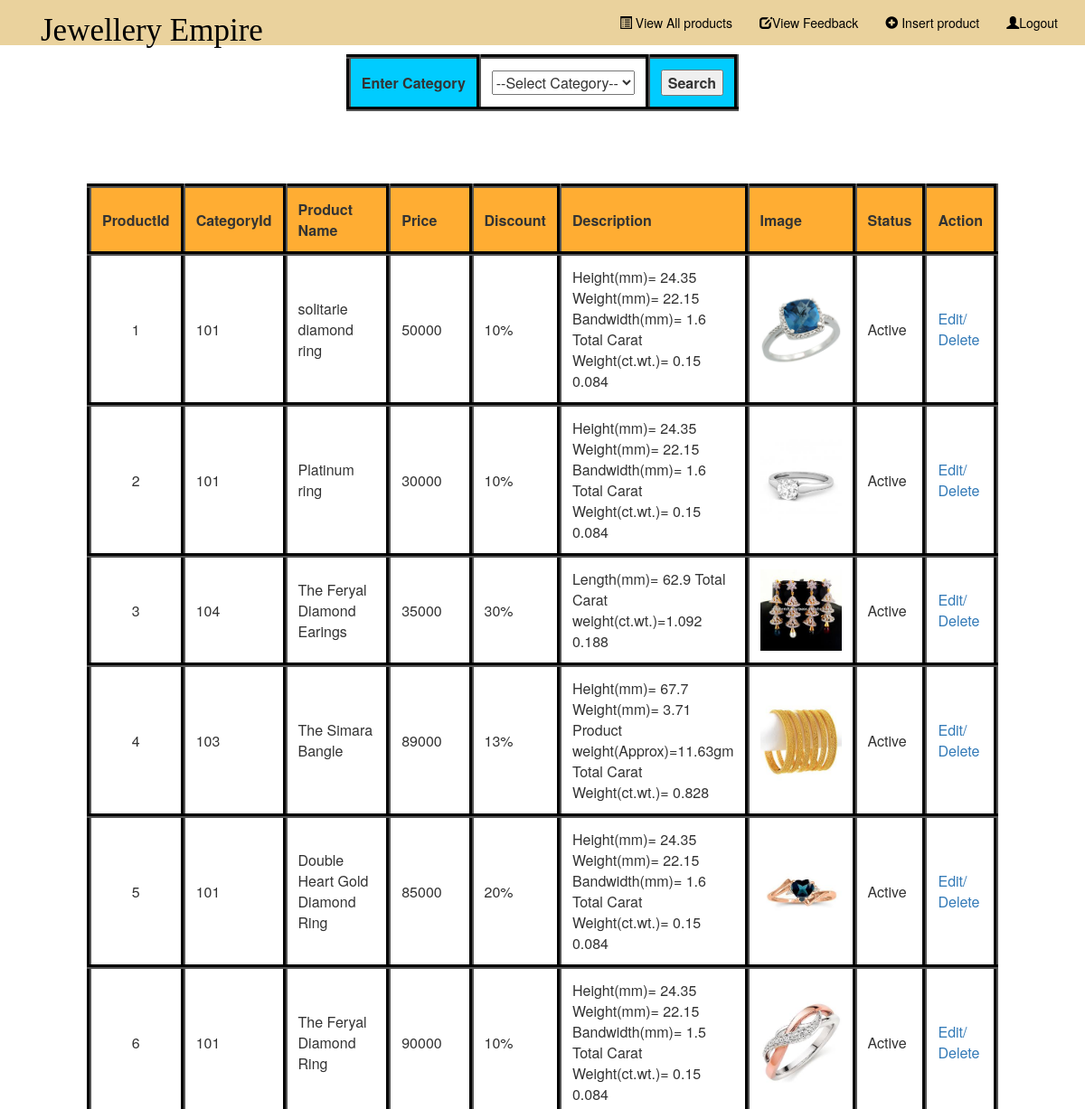
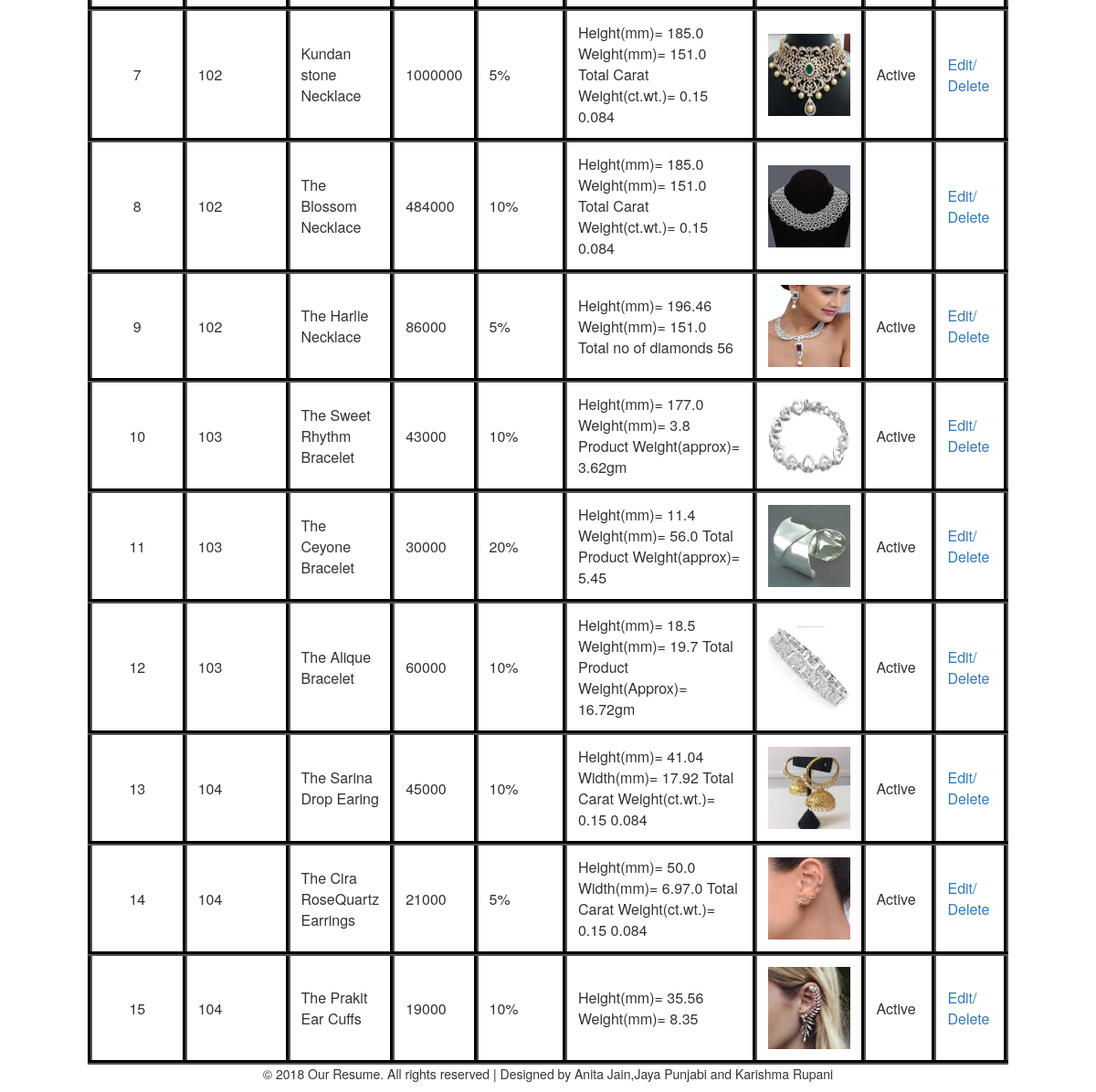
Page /product.php (signed in) on the committed database (2 pictures, top to bottom).
### tables this page shows
CREATE TABLE IF NOT EXISTS `product` (
  `id` int(11) NOT NULL AUTO_INCREMENT,
  `cid` int(11) NOT NULL,
  `name` varchar(30) NOT NULL,
  `price` int(11) NOT NULL,
  `discount` varchar(11) NOT NULL,
  `description` varchar(400) NOT NULL,
  `status` enum('Active','Inactive') NOT NULL,
  PRIMARY KEY (`id`)
);

### product.php (the view, shortened to what this page needs)
<?php
	$query="SELECT*FROM product";
	$record1=mysql_query($query);
?>
<html>
	<head>
		<link href="css/bootstrap.min.css" rel="stylesheet"/>
	</head>
	<body>
		<div>
		<nav class="nav navbar-inverse navbar-fixed-top">
			<div class="container">
				<div class="navbar-header">
					<a class="navbar-brand" href="#" style="color:black"> <b><h2 style="margin:0px;font-family:Brush Script Std;font-size:35px;"> Jewellery Empire </h2> </b></a>
				</div>
				<div class="collapse navbar-collapse" id="one">
					<ul class="nav navbar-nav navbar-right " >
						<li><a href="product.php"><span class="glyphicon glyphicon-list-alt"></span> View All products</a></li>
						<li><a href="feedback.php"><span class="glyphicon glyphicon-edit"></span>View Feedback</a></li>
						<li><a href="admin.php"><span class="glyphicon glyphicon-plus-sign"></span> Insert product</a></li>
						<li><a href="logout.php"><span class="glyphicon glyphicon-user"></span>Logout</a></li>
					</ul>
				</div>
			</div>
		</div>
	<form>
		<table class="t2" align="center">
			<tr>
				<th>Enter Category</th>
				<td><select name="se1">
					<option value="">--Select Category--</option>
				</select>
				</td>
				<th><input type="submit" value="Search"/></th>
			</tr>
		</table>
	</form>
	<table class="t1" align="center" width="70%">
	<tr>
			<th>ProductId</th>
			<th>CategoryId</th>
			<th>Product Name</th>
			<th>Price</th>
			<th>Discount</th>
			<th>Description</th>
			<th>Image</th>
			<th>Status</th>
			<th>Action</th>
		</tr>
		<?php while($row= mysql_fetch_object($record1)){ ?>
		<tr>
			<td align="center"><?=$row->id?></td>
			<td><?=$row->cid?></td>
			<td><?=$row->name?></td>
			<td><?=$row->price?></td>
			<td><?=$row->discount?></td>
			<td><?=$row->description?></td>
			<td><img src="image/<?= $row->id ?>.jpg" height="90px" width="90px"/>
			</td>
			<td><?=$row->status?></td>
			<td>
            <a href="admin.php?Edit=<?= $row->id ?>">Edit/</a>
            <a href="?del=<?= $row->id ?>" onClick="return confirm('Are you sure to delete record??')">Delete</a>
            </td>
		</tr><?php } ?>
	</table>
	<p style="text-align:center">&copy; 2018 Our Resume. All rights reserved | Designed by Anita Jain,Jaya Punjabi and Karishma Rupani</p>

### product.php (style rules this page uses)
.navbar-inverse .navbar-nav>li>a { color:black; }
.navbar-inverse { background-color:#ead29d; }
th { border:outset 5px #000000; padding:12px; }
td { border:outset 5px #000000; padding:12px; }
.t1 { margin-top:80px; border:outset 5px #000000; }
.t1 th { background-color:#ffad33; }
.t2 { margin-top:60px; }
.t2 th { background-color:#00ccff; }

### rows in the picture
product: id "1", cid "101", name "solitarie diamond ring", price "50000", discount "10%", description "Height(mm)= 24.35 Weight(mm)= 22.15 Bandwidth(mm)= 1.6 Total Carat Weight(ct.wt.)= 0.15 0.084", shows a picture, status "Active"
product: id "2", cid "101", name "Platinum ring", price "30000", discount "10%", description "Height(mm)= 24.35 Weight(mm)= 22.15 Bandwidth(mm)= 1.6 Total Carat Weight(ct.wt.)= 0.15 0.084", shows a picture, status "Active"
product: id "3", cid "104", name "The Feryal Diamond Earings", price "35000", discount "30%", description "Length(mm)= 62.9 Total Carat weight(ct.wt.)=1.092 0.188", shows a picture, status "Active"
product: id "4", cid "103", name "The Simara Bangle", price "89000", discount "13%", description "Height(mm)= 67.7 Weight(mm)= 3.71 Product weight(Approx)=11.63gm Total Carat Weight(ct.wt.)= 0.828", shows a picture, status "Active"
product: id "5", cid "101", name "Double Heart Gold Diamond Ring", price "85000", discount "20%", description "Height(mm)= 24.35 Weight(mm)= 22.15 Bandwidth(mm)= 1.6 Total Carat Weight(ct.wt.)= 0.15 0.084", shows a picture, status "Active"
product: id "6", cid "101", name "The Feryal Diamond Ring", price "90000", discount "10%", description "Height(mm)= 24.35 Weight(mm)= 22.15 Bandwidth(mm)= 1.5 Total Carat Weight(ct.wt.)= 0.15 0.084", shows a picture, status "Active"
product: id "7", cid "102", name "Kundan stone Necklace", price "1000000", discount "5%", description "Height(mm)= 185.0 Weight(mm)= 151.0 Total Carat Weight(ct.wt.)= 0.15 0.084", shows a picture, status "Active"
product: id "8", cid "102", name "The Blossom Necklace", price "484000", discount "10%", description "Height(mm)= 185.0 Weight(mm)= 151.0 Total Carat Weight(ct.wt.)= 0.15 0.084", shows a picture
product: id "9", cid "102", name "The Harlie Necklace", price "86000", discount "5%", description "Height(mm)= 196.46 Weight(mm)= 151.0 Total no of diamonds 56", shows a picture, status "Active"
product: id "10", cid "103", name "The Sweet Rhythm Bracelet", price "43000", discount "10%", description "Height(mm)= 177.0 Weight(mm)= 3.8 Product Weight(approx)= 3.62gm", shows a picture, status "Active"
product: id "11", cid "103", name "The Ceyone Bracelet", price "30000", discount "20%", description "Height(mm)= 11.4 Weight(mm)= 56.0 Total Product Weight(approx)= 5.45", shows a picture, status "Active"
product: id "12", cid "103", name "The Alique Bracelet", price "60000", discount "10%", description "Height(mm)= 18.5 Weight(mm)= 19.7 Total Product Weight(Approx)= 16.72gm", shows a picture, status "Active"
product: id "13", cid "104", name "The Sarina Drop Earing", price "45000", discount "10%", description "Height(mm)= 41.04 Width(mm)= 17.92 Total Carat Weight(ct.wt.)= 0.15 0.084", shows a picture, status "Active"
product: id "14", cid "104", name "The Cira RoseQuartz Earrings", price "21000", discount "5%", description "Height(mm)= 50.0 Width(mm)= 6.97.0 Total Carat Weight(ct.wt.)= 0.15 0.084", shows a picture, status "Active"
product: id "15", cid "104", name "The Prakit Ear Cuffs", price "19000", discount "10%", description "Height(mm)= 35.56 Weight(mm)= 8.35", shows a picture, status "Active"
